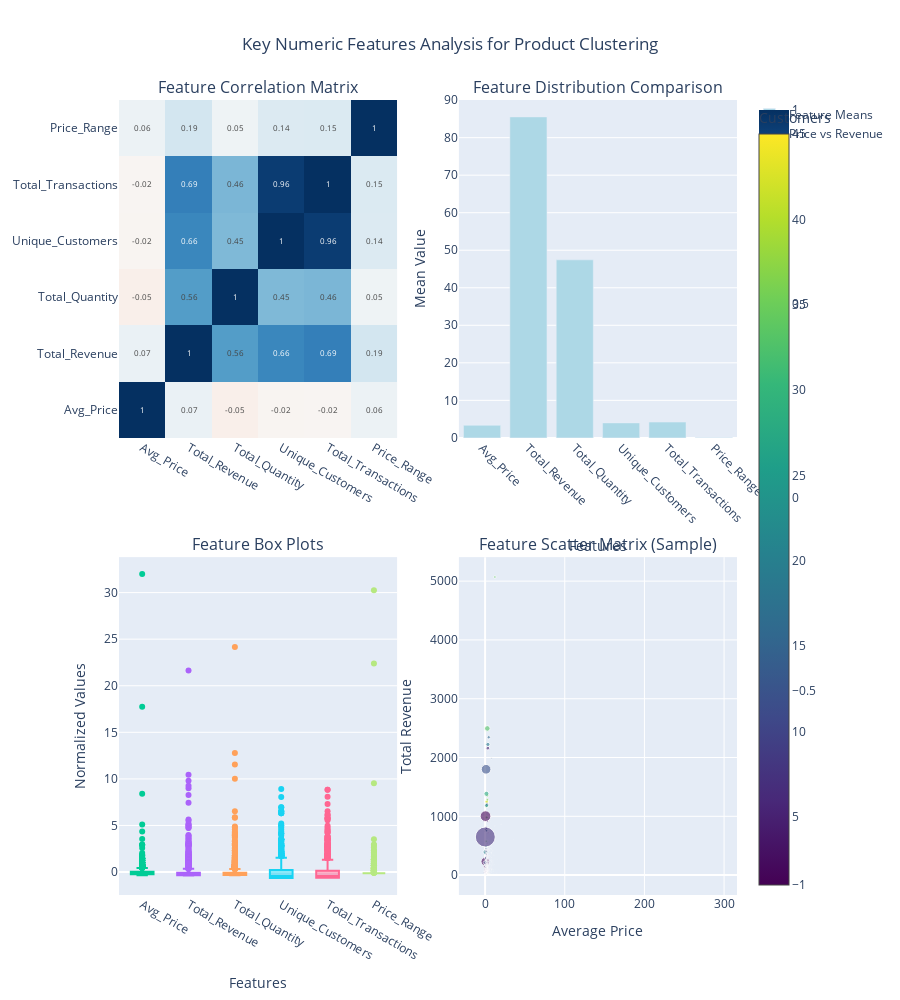

Notebook code cell kept with this figure:
### Code cell
# Key Numeric Features Analysis for Product Clustering

# Feature correlation analysis
feature_correlation = clustering_features.corr()

# Feature statistics
feature_stats = clustering_features.describe()

# Create feature analysis visualization
fig = make_subplots(
    rows=2, cols=2,
    subplot_titles=(
        'Feature Correlation Matrix', 'Feature Distribution Comparison',
        'Feature Box Plots', 'Feature Scatter Matrix (Sample)'
    ),
    specs=[[{"type": "heatmap"}, {"type": "bar"}],
           [{"type": "box"}, {"type": "scatter"}]],
    vertical_spacing=0.15,
    horizontal_spacing=0.1
)

# 1. Correlation heatmap
fig.add_trace(
    go.Heatmap(
        z=feature_correlation.values,
        x=feature_correlation.columns,
        y=feature_correlation.columns,
        colorscale='RdBu',
        zmid=0,
        text=feature_correlation.round(2).values,
        texttemplate="%{text}",
        textfont={"size": 8},
        name='Correlation'
    ),
    row=1, col=1
)

# 2. Feature mean comparison
feature_means = clustering_features.mean()
fig.add_trace(
    go.Bar(x=feature_means.index, y=feature_means.values,
           marker_color='lightblue', name='Feature Means'),
    row=1, col=2
)

# 3. Box plots for each feature (normalized)
clustering_features_normalized = (clustering_features - clustering_features.mean()) / clustering_features.std()
for i, feature in enumerate(key_numeric_features):
    fig.add_trace(
        go.Box(y=clustering_features_normalized[feature], name=feature, 
               boxpoints='outliers', showlegend=False),
        row=2, col=1
    )

# 4. Revenue vs Price scatter
fig.add_trace(
    go.Scatter(
        x=clustering_features['Avg_Price'],
        y=clustering_features['Total_Revenue'],
        mode='markers',
        marker=dict(
            size=clustering_features['Total_Quantity']/clustering_features['Total_Quantity'].max()*20,
            color=clustering_features['Unique_Customers'],
            colorscale='Viridis',
            opacity=0.6,
            showscale=True,
            colorbar=dict(title="Customers")
        ),
        name='Price vs Revenue',
        text=product_features['Description'].str[:30]
    ),
    row=2, col=2
)

# Update layout
fig.update_layout(
    height=1000,
    title_text="Key Numeric Features Analysis for Product Clustering",
    title_x=0.5
)

# Update axes
fig.update_xaxes(title_text="Features", row=1, col=2, tickangle=45)
fig.update_yaxes(title_text="Mean Value", row=1, col=2)
fig.update_xaxes(title_text="Features", row=2, col=1)
fig.update_yaxes(title_text="Normalized Values", row=2, col=1)
fig.update_xaxes(title_text="Average Price", row=2, col=2)
fig.update_yaxes(title_text="Total Revenue", row=2, col=2)

fig.show()

# Display feature statistics
display(feature_stats.round(2))

# Feature importance based on variance
feature_variance = clustering_features.var().sort_values(ascending=False)
display(feature_variance)

### Figure 1 — Plotly figure (JSON) as saved in the notebook; plotly's stock layout.template omitted (floating-point values rounded to 4 significant figures; data arrays with more than 128 entries replaced by an {"elided": "..."} marker saying what was removed)
{"data": [{"colorscale": [[0, "rgb(103,0,31)"], [0.1, "rgb(178,24,43)"], [0.2, "rgb(214,96,77)"], [0.3, "rgb(244,165,130)"], [0.4, "rgb(253,219,199)"], [0.5, "rgb(247,247,247)"], [0.6, "rgb(209,229,240)"], [0.7, "rgb(146,197,222)"], [0.8, "rgb(67,147,195)"], [0.9, "rgb(33,102,172)"], [1, "rgb(5,48,97)"]], "name": "Correlation", "text": [[1.0, 0.07, -0.05, -0.02, -0.02, 0.06], [0.07, 1.0, 0.56, 0.66, 0.69, 0.19], [-0.05, 0.56, 1.0, 0.45, 0.46, 0.05], [-0.02, 0.66, 0.45, 1.0, 0.96, 0.14], [-0.02, 0.69, 0.46, 0.96, 1.0, 0.15], [0.06, 0.19, 0.05, 0.14, 0.15, 1.0]], "textfont": {"size": 8}, "texttemplate": "%{text}", "type": "heatmap", "x": ["Avg_Price", "Total_Revenue", "Total_Quantity", "Unique_Customers", "Total_Transactions", "Price_Range"], "xaxis": "x", "y": ["Avg_Price", "Total_Revenue", "Total_Quantity", "Unique_Customers", "Total_Transactions", "Price_Range"], "yaxis": "y", "z": [[1.0, 0.06772, -0.05467, -0.0247, -0.0199, 0.05678], [0.06772, 1.0, 0.5602, 0.6551, 0.6899, 0.1894], [-0.05467, 0.5602, 1.0, 0.4487, 0.4591, 0.04762], [-0.0247, 0.6551, 0.4487, 1.0, 0.9553, 0.1433], [-0.0199, 0.6899, 0.4591, 0.9553, 1.0, 0.1477], [0.05678, 0.1894, 0.04762, 0.1433, 0.1477, 1.0]], "zmid": 0}, {"marker": {"color": "lightblue"}, "name": "Feature Means", "type": "bar", "x": ["Avg_Price", "Total_Revenue", "Total_Quantity", "Unique_Customers", "Total_Transactions", "Price_Range"], "xaxis": "x2", "y": [3.344, 85.53, 47.44, 3.984, 4.211, 0.09677], "yaxis": "y2"}, {"boxpoints": "outliers", "name": "Avg_Price", "showlegend": false, "type": "box", "xaxis": "x3", "y": {"elided": "1671 float values"}, "yaxis": "y3"}, {"boxpoints": "outliers", "name": "Total_Revenue", "showlegend": false, "type": "box", "xaxis": "x3", "y": {"elided": "1671 float values"}, "yaxis": "y3"}, {"boxpoints": "outliers", "name": "Total_Quantity", "showlegend": false, "type": "box", "xaxis": "x3", "y": {"elided": "1671 float values"}, "yaxis": "y3"}, {"boxpoints": "outliers", "name": "Unique_Customers", "showlegend": false, "type": "box", "xaxis": "x3", "y": {"elided": "1671 float values"}, "yaxis": "y3"}, {"boxpoints": "outliers", "name": "Total_Transactions", "showlegend": false, "type": "box", "xaxis": "x3", "y": {"elided": "1671 float values"}, "yaxis": "y3"}, {"boxpoints": "outliers", "name": "Price_Range", "showlegend": false, "type": "box", "xaxis": "x3", "y": {"elided": "1671 float values"}, "yaxis": "y3"}, {"marker": {"color": {"elided": "1671 int values"}, "colorbar": {"title": {"text": "Customers"}}, "colorscale": [[0, "#440154"], [0.1111, "#482878"], [0.2222, "#3e4989"], [0.3333, "#31688e"], [0.4444, "#26828e"], [0.5556, "#1f9e89"], [0.6667, "#35b779"], [0.7778, "#6ece58"], [0.8889, "#b5de2b"], [1, "#fde725"]], "opacity": 0.6, "showscale": true, "size": {"elided": "1671 float values"}}, "mode": "markers", "name": "Price vs Revenue", "text": {"elided": "1671 str values"}, "type": "scatter", "x": {"elided": "1671 float values"}, "xaxis": "x4", "y": {"elided": "1671 float values"}, "yaxis": "y4"}], "layout": {"annotations": [{"font": {"size": 16}, "showarrow": false, "text": "Feature Correlation Matrix", "x": 0.225, "xanchor": "center", "xref": "paper", "y": 1, "yanchor": "bottom", "yref": "paper"}, {"font": {"size": 16}, "showarrow": false, "text": "Feature Distribution Comparison", "x": 0.775, "xanchor": "center", "xref": "paper", "y": 1, "yanchor": "bottom", "yref": "paper"}, {"font": {"size": 16}, "showarrow": false, "text": "Feature Box Plots", "x": 0.225, "xanchor": "center", "xref": "paper", "y": 0.425, "yanchor": "bottom", "yref": "paper"}, {"font": {"size": 16}, "showarrow": false, "text": "Feature Scatter Matrix (Sample)", "x": 0.775, "xanchor": "center", "xref": "paper", "y": 0.425, "yanchor": "bottom", "yref": "paper"}], "height": 1000, "title": {"text": "Key Numeric Features Analysis for Product Clustering", "x": 0.5}, "xaxis": {"anchor": "y", "domain": [0, 0.45]}, "xaxis2": {"anchor": "y2", "domain": [0.55, 1], "tickangle": 45, "title": {"text": "Features"}}, "xaxis3": {"anchor": "y3", "domain": [0, 0.45], "title": {"text": "Features"}}, "xaxis4": {"anchor": "y4", "domain": [0.55, 1], "title": {"text": "Average Price"}}, "yaxis": {"anchor": "x", "domain": [0.575, 1]}, "yaxis2": {"anchor": "x2", "domain": [0.575, 1], "title": {"text": "Mean Value"}}, "yaxis3": {"anchor": "x3", "domain": [0, 0.425], "title": {"text": "Normalized Values"}}, "yaxis4": {"anchor": "x4", "domain": [0, 0.425], "title": {"text": "Total Revenue"}}}}
